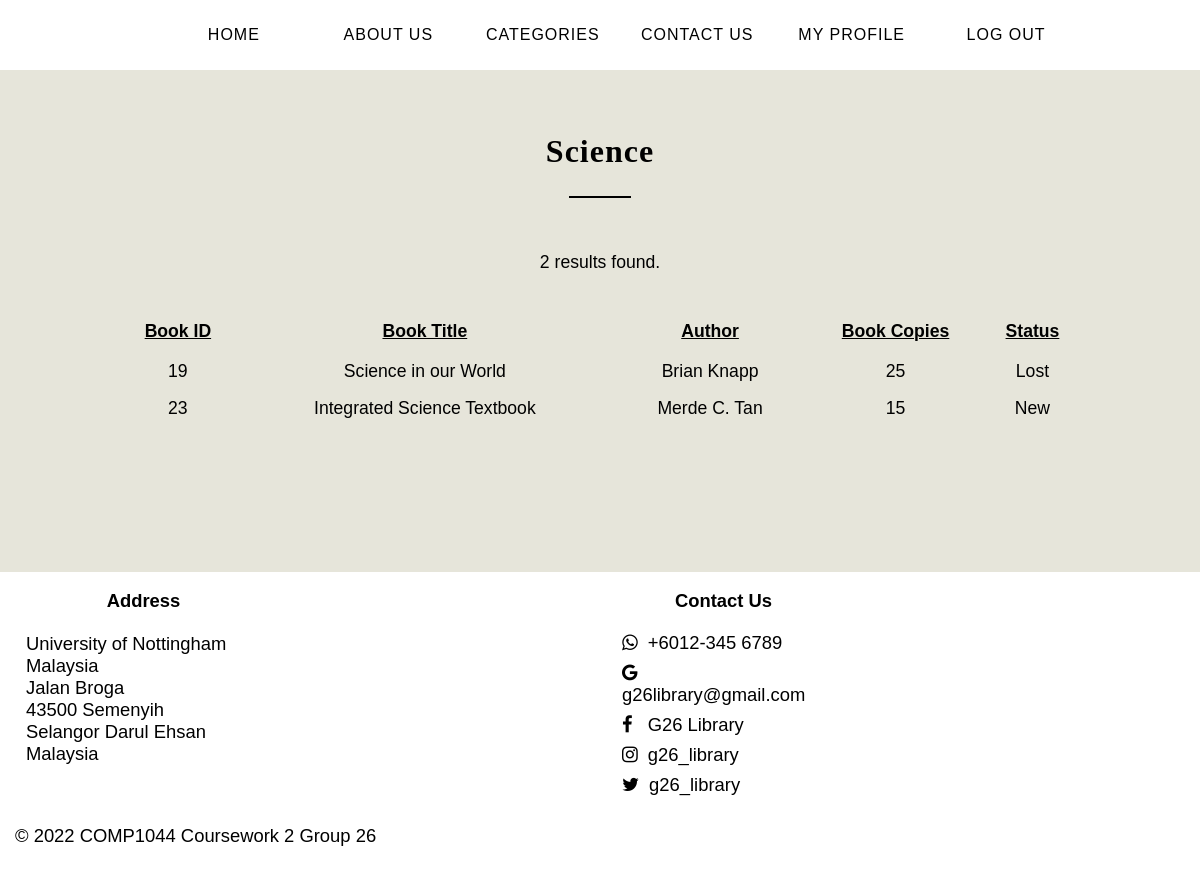
The page /science.php on the database its author committed.
### tables this page shows
CREATE TABLE `book` (
  `book_id` int(8) NOT NULL,
  `book_title` varchar(80) NOT NULL,
  `category_id` int(8) NOT NULL,
  `author` varchar(80) NOT NULL,
  `book_copies` int(8) NOT NULL,
  `book_publisher` varchar(80) NOT NULL,
  `publisher_city` varchar(80) NOT NULL,
  `isbn` varchar(80) NOT NULL,
  `copyright_year` int(8) NOT NULL,
  `date_receive` date NOT NULL,
  `date_added` date NOT NULL,
  `status` varchar(80) NOT NULL
);

### science.php (the view, shortened to what this page needs)
<!DOCTYPE html>
<html lang="en">
<head>
	<link rel="stylesheet" href="template.css">
	<link rel="stylesheet" href="form-template.css">
	<link rel="stylesheet" href="https://cdnjs.cloudflare.com/ajax/libs/font-awesome/4.7.0/css/font-awesome.min.css">
</head>
<body>
	<nav>
		<ul>
			<li><a href="home.html">Home</a></li>
			<li><a href="aboutus.html">About Us</a></li>
			<li><a href="categories.html">Categories</a></li>
			<li><a href="#contact-link">Contact Us</a></li>
			<li><a href="profile.php">My Profile</a></li>
			<li><a href="login.html">Log Out</a></li>
		</ul>
	</nav>
	<br><br>
	<h2 class="page-title-heading">Science</h2>
	<hr class="page-heading-horizontal-line">
	<br><br>
	<?php
	$conn = new mysqli("localhost","root","","library");
	$sql = "SELECT * from `book` WHERE book.category_id = 4";
	$result = $conn->query($sql);
	if($result->num_rows > 0) {
		if($result->num_rows == 1) {
			echo "<div class='search-result' style='text-align: center'>";
			echo "1 result found.";
			echo "</div><br><br>";
		} else {
			echo "<div class='search-result' style='text-align: center'>";
			echo $result->num_rows." results found.";
			echo "</div><br><br>";
		}
		echo "<table id='bookTable'><tr><th>Book ID</th><th>Book Title</th><th>Author</th><th>Book Copies</th><th>Status</th></tr>";
		while($row = $result->fetch_assoc()) {
			echo "<tr><td>".$row["book_id"]."</td><td>".$row["book_title"]."</td><td>".$row["author"]."</td><td>".$row["book_copies"]."</td><td>".$row["status"]."</td></tr>";
		}
		echo "</table>";
	} else {
		echo "<div class='search-result' style='text-align: center'>";
		echo "No book in current category.";
		echo "</div>";
	}
	?>
	<br><br><br><br>
	<br><br><br><br>
	<footer id="contact-link">
	<table class="footerTable">
		<tr>
			<th>Address</th>
			<th>Contact Us</th>
		</tr>
		<tr>
			<td>University of Nottingham Malaysia<br>Jalan Broga<br>43500 Semenyih<br>Selangor Darul Ehsan<br>Malaysia<br><br></td>
			<td><i class="fa fa-whatsapp"></i>+6012-345 6789<br><i class="fa fa-google"></i>g26library@gmail.com<br><i class="fa fa-facebook"></i> G26 Library<br><i class="fa fa-instagram"></i>g26_library<br><i class="fa fa-twitter"></i>g26_library</td>
		</tr>
	</table>
	<p>&copy; 2022 COMP1044 Coursework 2 Group 26</p>
	</footer>
</body>
</html>

### template.css (style rules this page uses)
html { height: 100%; font-family: "Candara", sans-serif; }
body { background-color: #e6e5da; height: 100%; margin: 0; user-select: none; }
nav { background-color: white; overflow: hidden; height: 70px; margin: 0; }
nav ul { text-align: center; }
nav ul li { display: inline-block; list-style-type: none; }
nav a { float: left; text-align: center; padding: 10px 15px; width: 120px; color: black; letter-spacing: 1px; text-decoration: none; text-transform: uppercase; }
footer { background-color: white; overflow: hidden; padding: 7px 15px; font-size: 115%; color: black; }
footer .footerTable { border-spacing: 10px; }
footer .footerTable th,td { padding-right: 350px; }
footer .footerTable i { padding: 10px 10px 0px 0px; }

### form-template.css (style rules this page uses)
.page-title-heading { text-align: center; font-family: "Book Antiqua", serif; font-size: 200%; letter-spacing: 1px; }
.page-heading-horizontal-line { text-align: center; width: 5%; border: 0.8px solid black; background: black; }

### science.php (style rules this page uses)
.search-result { width: 35%; margin: auto; font-size: 110%; line-height: 40px; }
#bookTable { width: 80%; margin: auto; padding: 0px; font-size: 110%; }
#bookTable th { padding-bottom: 10px; text-decoration: underline; }
#bookTable td { padding: 5px; line-height: 25px; text-align: center; }

### rows shown on the page
book: book_id "19", book_title "Science in our World", author "Brian Knapp", book_copies "25", status "Lost"
book: book_id "23", book_title "Integrated Science Textbook", author "Merde C. Tan", book_copies "15", status "New"

### other values the page prints
$result->num_rows "2"
